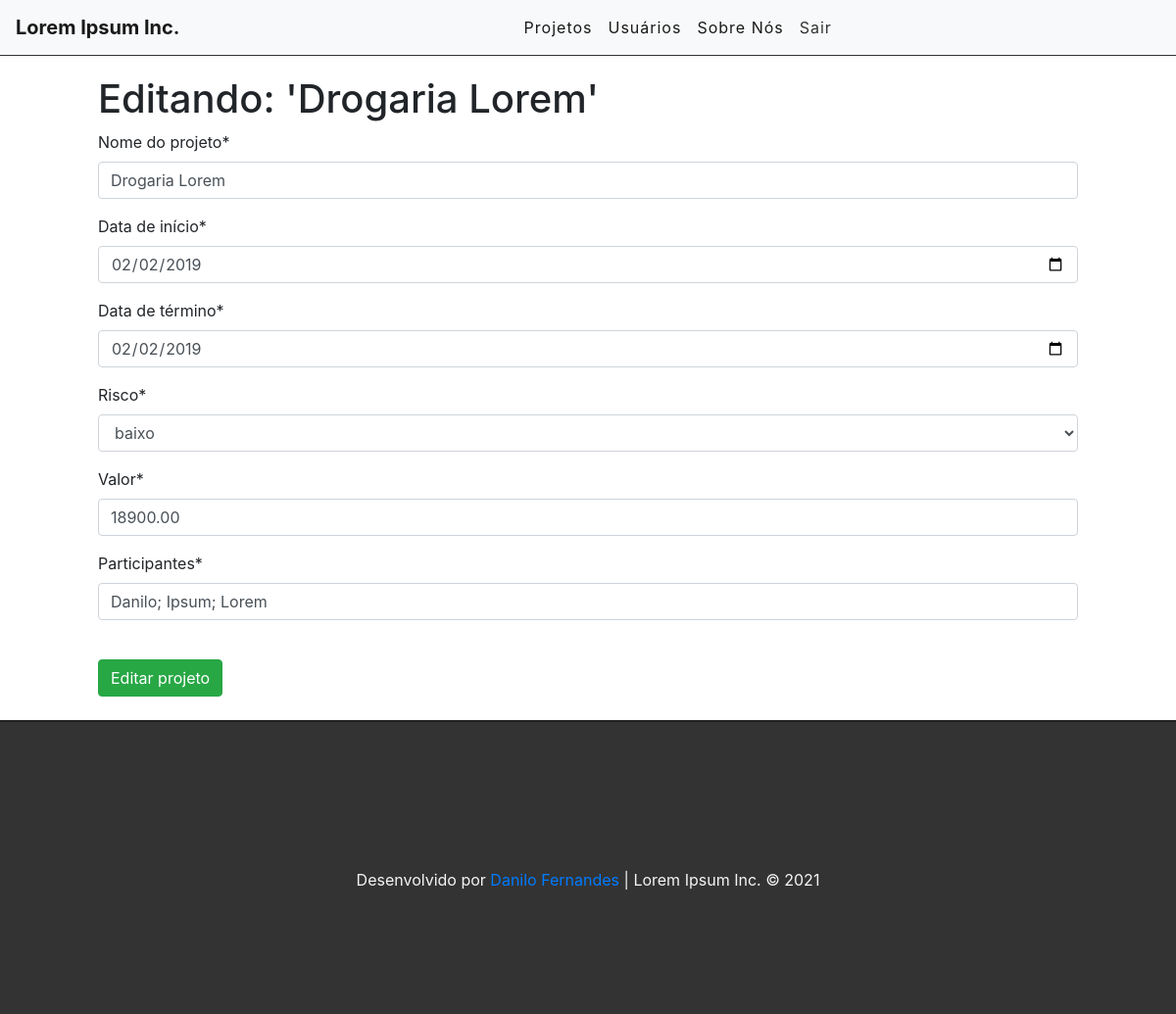
Screenshot of /edit/14 (signed in) with the database file from the repository.
### projects/models.py (models this page shows, shortened)
class Project(models.Model):
    OPTIONS = (
        (0, 'baixo'),
        (1, 'medio'),
        (2, 'alto'),
    )
    name = models.CharField('Nome do projeto', max_length=255)
    startData = models.DateField('Data de início', blank=False, auto_now=False)
    endData = models.DateField('Data de término', auto_now=False)
    risk = models.IntegerField(
        'Risco',choices=OPTIONS,
    )
    price = models.DecimalField('Valor',max_digits=10, decimal_places=2)
    stakeholders = models.CharField('Participantes', max_length=500, null=True)
    user = models.ForeignKey(get_user_model(), on_delete=models.CASCADE)
    created_at = models.DateTimeField(auto_now_add=True)
    updated_at = models.DateTimeField(auto_now=True)

### projects/views.py (the view)
# urls.py: path('edit/<int:id>', views.editProject, name='edit-project'),
@login_required
def editProject(request, id):
    project = get_object_or_404(Project, pk=id)
    form = ProjectForm(instance=project)
    if(request.method == 'POST'):
        form = ProjectForm(request.POST, instance=project)
        if(form.is_valid()):
            project.save()
            return redirect('/')
        else:
            return render(request, 'projects/editproject.html', {'form': form,  'project': project})
    else:
        return render(request, 'projects/editproject.html', {'form': form,  'project': project})

### projects/forms.py
class ProjectForm(forms.ModelForm):
    class Meta:
        model = Project
        fields = ['name', 'startData', 'endData', 'risk', 'price', 'stakeholders']
        widgets = {
            'startData': forms.DateInput(
                attrs={'class': 'input', 'type': 'date', 'placeholder': 'Insira a data de início'}),
            'endData': forms.DateInput(
                attrs={'class': 'input', 'type': 'date', 'placeholder': 'Insira a data de término'}),
            'price': forms.NumberInput(
                attrs={'class': 'input', 'type': 'number', 'name': 'dinheiro', 'id': 'dinheiro', 'step': '.01'}),
            'stakeholders': forms.TextInput(
                attrs={'class': 'input', 'name': 'stakeholders[]'}),
        }

### projects/templates/projects/editproject.html (shortened to what this page needs)
{% extends 'base.html' %}
{% load crispy_forms_tags %}
{% block content%}
<div class="offset-1 col-10 list-div">
    <h1>Editando: '{{project.name}}'</h1>
    <form method="POST">
        {{ form|crispy }} <br>
        <input type="submit" class="btn btn-success" value="Editar projeto">
    </form>
    <br>
</div>
{% endblock %}

### projects/static/css/styles.css (style rules this page uses)
.list-div { padding: 0; }

### rows the page displays
Project: name "Drogaria Lorem", startData "02/02/2019", endData "02/02/2019", risk "baixo", price "18900.00", stakeholders "Danilo; Ipsum; Lorem"
